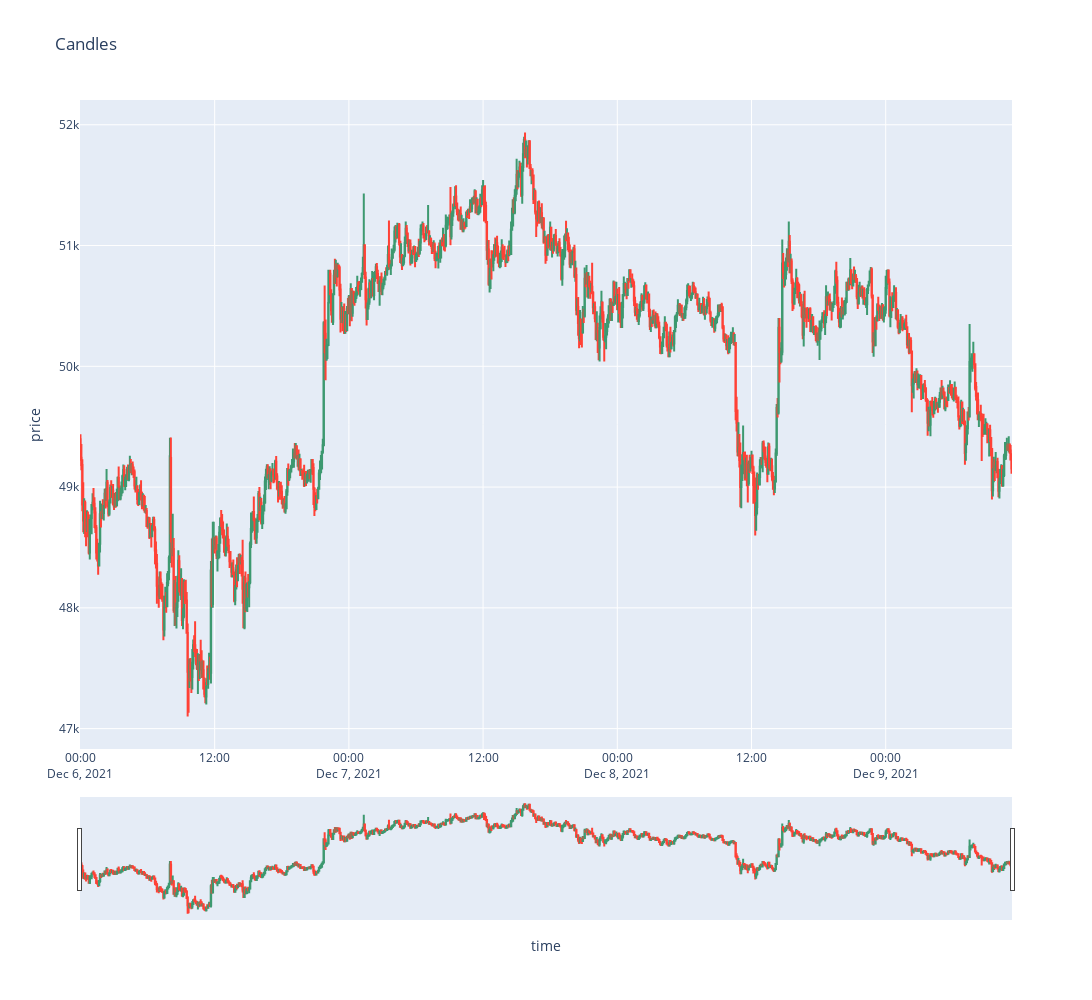

Notebook code cell kept with this figure:
### Code cell
plot_candles(candles, height=1000, width=1300)

### Figure 1 — Plotly figure (JSON) as saved in the notebook; plotly's stock layout.template omitted (floating-point values rounded to 4 significant figures; data arrays with more than 128 entries replaced by an {"elided": "..."} marker saying what was removed)
{"data": [{"close": {"elided": "1000 float values"}, "high": {"elided": "1000 float values"}, "low": {"elided": "1000 float values"}, "open": {"elided": "1000 float values"}, "type": "candlestick", "x": {"elided": "1000 str values"}}], "layout": {"height": 1000, "title": {"text": "Candles"}, "width": 1300, "xaxis": {"autorange": true, "range": ["2021-12-05 23:57:30", "2021-12-09 11:17:30"], "rangeslider": {"autorange": true, "range": ["2021-12-05 23:57:30", "2021-12-09 11:17:30"], "yaxis": {"_template": null, "rangemode": "match"}}, "title": {"text": "time"}, "type": "date"}, "yaxis": {"autorange": true, "range": [46830.0, 52210.0], "title": {"text": "price"}}}}
